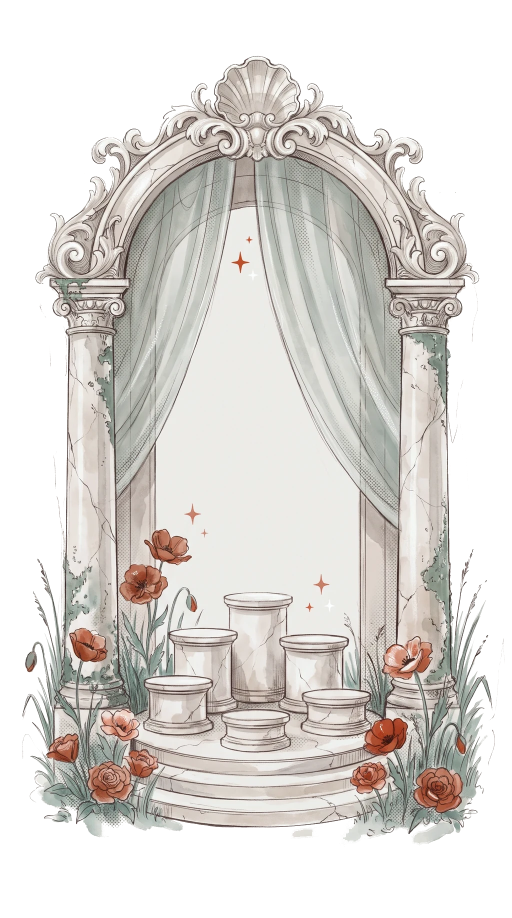
#> input picture assets/art/collection.webp, 1024 x 1835 px (shown at 1/2 size)
$ python key_art.py ../assets/art/collection.webp out.png
#> lines starting #> are read from the running program, lines starting #| are printed output that depends on the picture; after the words box and inside, x2 and y2 are one past the last pixel; in counts of white or black regions, pixels touching at a corner belong together
"""Turn an illustration drawn on plain paper into a transparent WebP layer for the 3D scene.

    python tools/key_art.py input.jpg assets/art/name.webp [--width 1024]
        [--crop x0,y0,x1,y1] [--erase x0,y0,x1,y1 ...] [--seed x,y ...] [--fade-bottom 0.1]

All coordinates are pixels of the original input image.
- The paper colour is sampled from the four corners and re-balanced to the site's paper (#ECEBE8),
  so paper-white areas inside the artwork match the page.
- Only paper connected to the border (or to a --seed point, e.g. the empty middle of a frame)
  becomes transparent, with a soft edge, so white marble and cloud-white fabric stay opaque.
- --erase paints a rectangle with paper first (to remove stray decoration); --crop keeps one part.
Needs Pillow (pip install pillow).
"""
import argparse
from PIL import Image, ImageChops, ImageDraw, ImageFilter

SITE_PAPER = (0xEC, 0xEB, 0xE8)


def corner_paper(im):
    w, h = im.size
    ps = [im.crop(b).resize((1, 1), Image.BOX).getpixel((0, 0)) for b in
          [(0, 0, 40, 40), (w - 40, 0, w, 40), (0, h - 40, 40, h), (w - 40, h - 40, w, h)]]
    return tuple(sum(p[i] for p in ps) // 4 for i in range(3))


def key(src, dst, width=1024, crop=None, erase=(), seeds=(), fade_bottom=0.0, lo=12, hi=40):
#> called with src = '../assets/art/collection.webp', dst = 'out.png', width = 1024, fade_bottom = 0, lo = 12, hi = 40
    im = Image.open(src).convert("RGB")
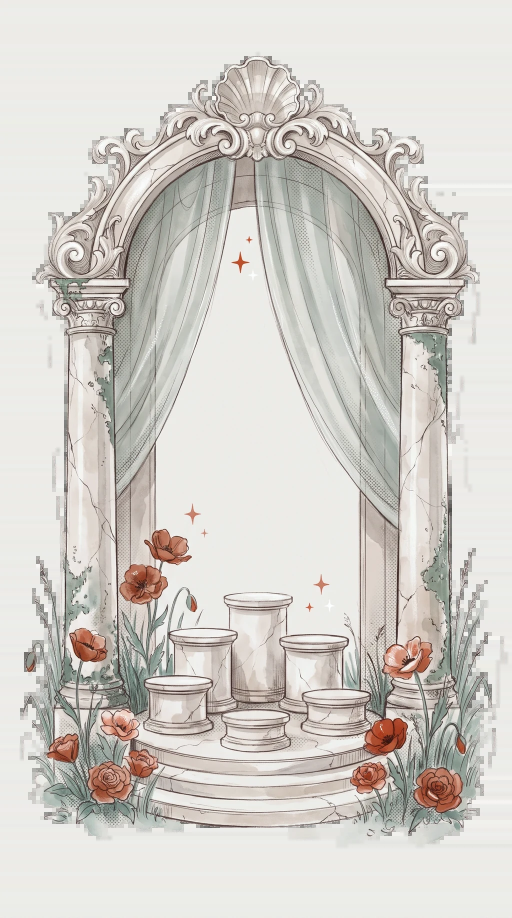
#> im: PIL image 1024x1835 RGB (shown at 1/2 size); mean R, G, B 210.9, 207.3, 201.7
    paper0 = corner_paper(im)
#> in corner_paper, `ps = [im.crop(b).resize((1, 1), Image.BOX).getpixel((0, 0)) for b in [..`: ps = [(237, 236, 232), (236, 236, 232), (235, 236, 232), (235, 236, 232)]
#> paper0 = (235, 236, 232)
    d0 = ImageDraw.Draw(im)
    for box in erase:
        d0.rectangle(box, fill=paper0)
    ox, oy = 0, 0
    if crop:
        im = im.crop(crop); ox, oy = crop[0], crop[1]
    k = width / im.width
#> k = 1
    im = im.resize((width, round(im.height * k)), Image.LANCZOS)
    paper = paper0  # measured on the whole sheet: the corners of a crop may hold artwork
#> paper = (235, 236, 232)
    chans = [c.point(lambda v, g=SITE_PAPER[i] / paper[i]: min(255, int(v * g))) for i, c in enumerate(im.split())]
#> chans = 3 items
    im = Image.merge("RGB", chans)
    r, g, b = ImageChops.difference(im, Image.new("RGB", im.size, SITE_PAPER)).split()
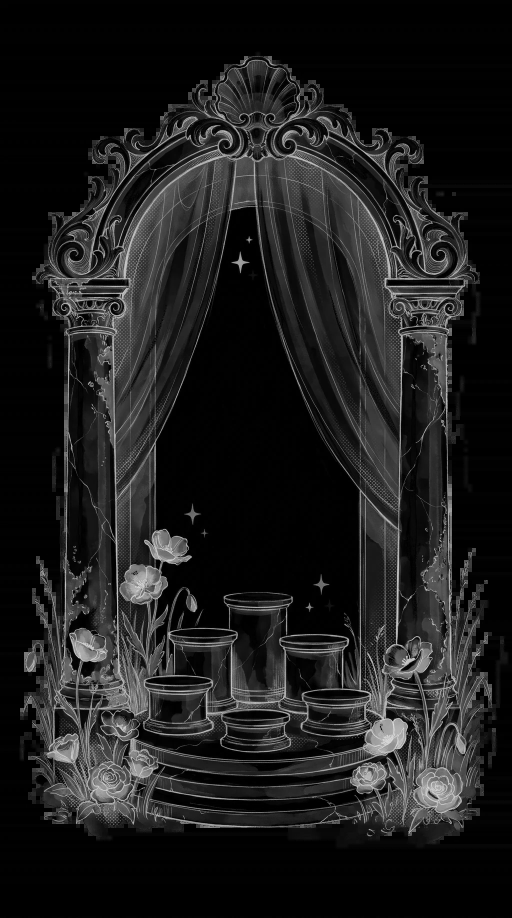
#> g: PIL image 1024x1835 L (shown at 1/2 size); min 0, max 234, mean 29.1
    m = ImageChops.lighter(ImageChops.lighter(r, g), b)
    soft = m.point(lambda v: 0 if v <= lo else 255 if v >= hi else int((v - lo) * 255 / (hi - lo)))
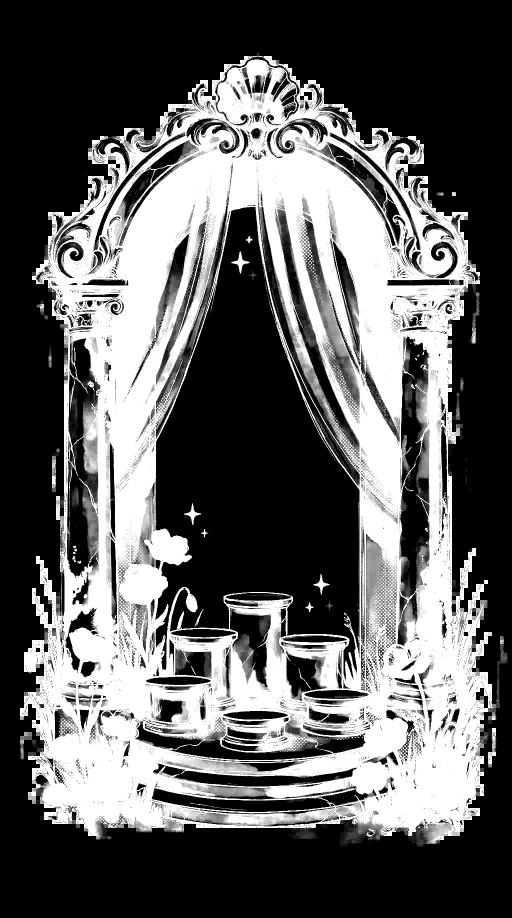
#> soft: PIL image 1024x1835 L (shown at 1/2 size); min 0, max 255, mean 94.6
    # paper = pixels within `tol` of the site paper (tolerant: the paper grain and tone drift across a sheet)
    tol = 12
    flat = m.point(lambda v: 0 if v <= tol else max(1, v))
    filled = flat.copy()
    w, h = filled.size
#> w = 1024; h = 1835
    pts = [(0, 0), (w - 1, 0), (0, h - 1), (w - 1, h - 1), (w // 2, 0), (w // 2, h - 1), (0, h // 2), (w - 1, h // 2)]
    pts += [(round((x - ox) * k), round((y - oy) * k)) for x, y in seeds]
    for pt in pts:
        if 0 <= pt[0] < w and 0 <= pt[1] < h and flat.getpixel(pt) == 0 and filled.getpixel(pt) != 128:
            ImageDraw.floodfill(filled, pt, 128, thresh=0)
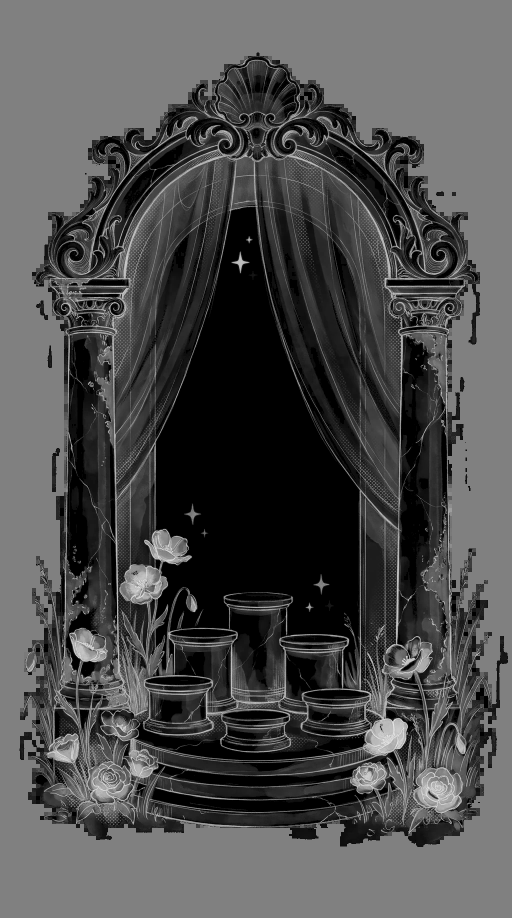
#> filled: PIL image 1024x1835 L (shown at 1/2 size); min 0, max 234, mean 77.4
    reached = filled.point(lambda v: 255 if v == 128 else 0)
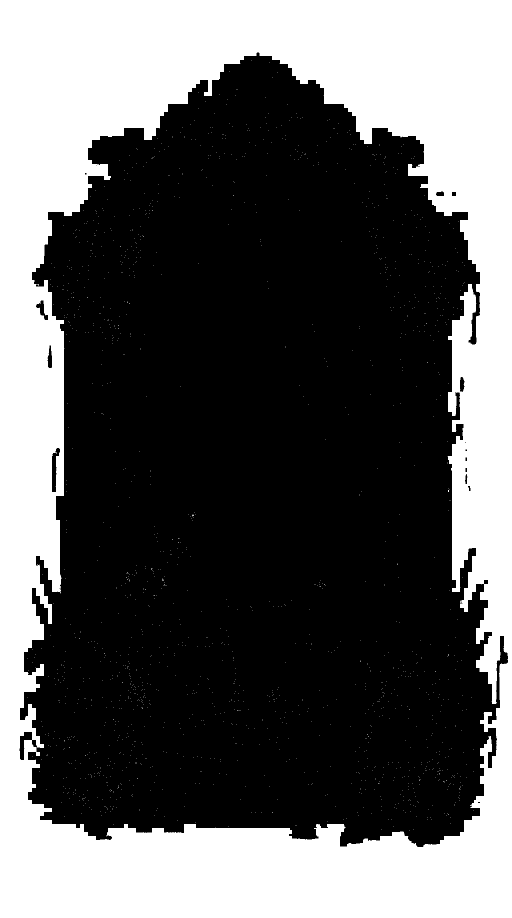
#> reached: PIL image 1024x1835 L (shown at 1/2 size); 36.9% white; 1594 white regions (1593 under 20 px), largest, box (x1, y1, x2, y2) and area: (0, 0, 1024, 1835) 691179
    outside = ImageChops.multiply(reached, flat.point(lambda v: 255 if v == 0 else 0))
#> outside: PIL image 1024x1835 L; 36.8% white; 1 white region, box (x1, y1, x2, y2) and area: (0, 0, 1024, 1835) 691177
    zone = outside.filter(ImageFilter.MaxFilter(7))
#> zone: PIL image 1024x1835 L; 38.3% white; 1 white region, box (x1, y1, x2, y2) and area: (0, 0, 1024, 1835) 720591
    alpha = ImageChops.lighter(ImageChops.multiply(soft, zone), ImageChops.invert(zone))
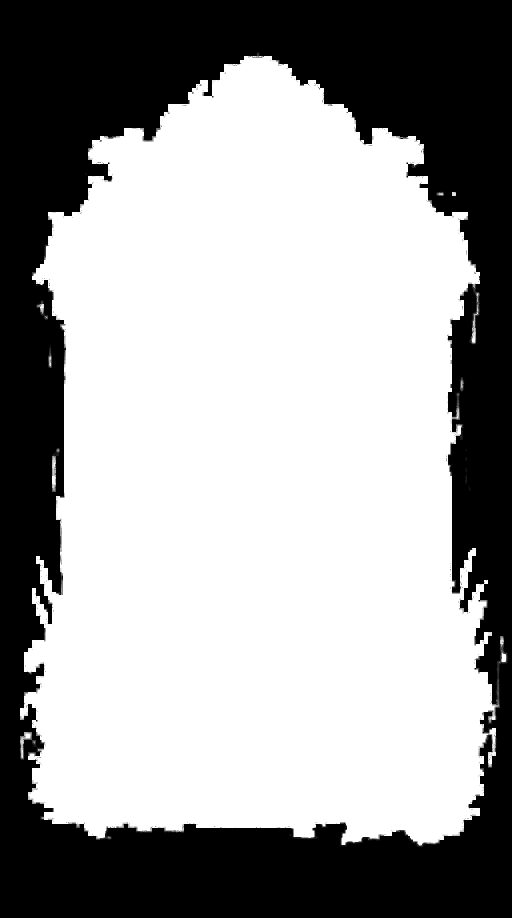
#> alpha: PIL image 1024x1835 L (shown at 1/2 size); min 0, max 255, mean 159.9
    if fade_bottom:
        n = max(1, round(h * fade_bottom))
        ramp = Image.new("L", (w, h), 255)
        ImageDraw.Draw(ramp).rectangle((0, 0, w, h), fill=255)
        for y in range(h - n, h):
            ImageDraw.Draw(ramp).line((0, y, w, y), fill=int(255 * (h - 1 - y) / n))
        alpha = ImageChops.multiply(alpha, ramp)
    im.putalpha(alpha)
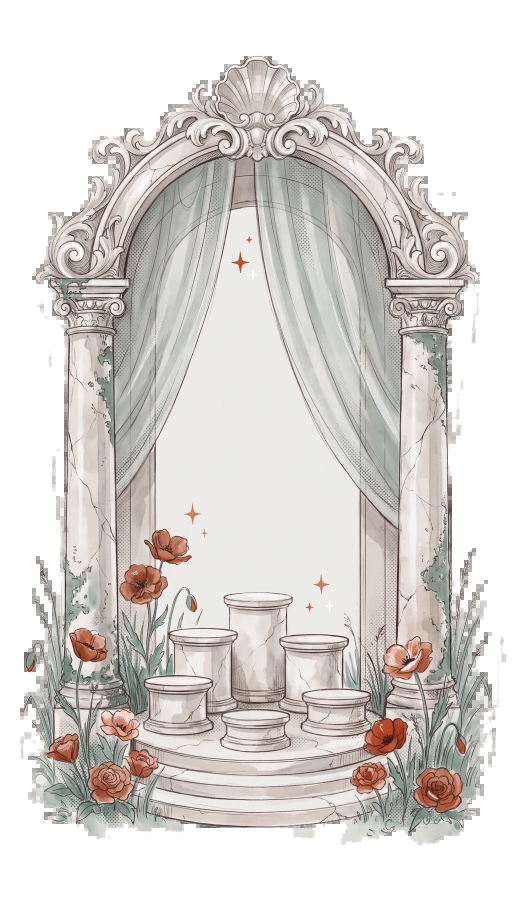
#> im: PIL image 1024x1835 RGBA (shown at 1/2 size); mean R, G, B, A 211.3, 206.2, 201.7, 159.9; transparent parts drawn white
    im.save(dst, "WEBP", quality=88, method=6)
    return paper0


def box(s):
    return tuple(int(float(v)) for v in s.split(","))


if __name__ == "__main__":
    ap = argparse.ArgumentParser()
    ap.add_argument("src"); ap.add_argument("dst")
    ap.add_argument("--width", type=int, default=1024)
    ap.add_argument("--crop", type=box)
    ap.add_argument("--erase", type=box, action="append", default=[])
    ap.add_argument("--seed", type=lambda s: tuple(int(float(v)) for v in s.split(",")), action="append", default=[])
    ap.add_argument("--fade-bottom", type=float, default=0.0)
    a = ap.parse_args()
    print("paper was", key(a.src, a.dst, a.width, a.crop, a.erase, a.seed, a.fade_bottom))

$ run again, on assets/art/el-book.webp
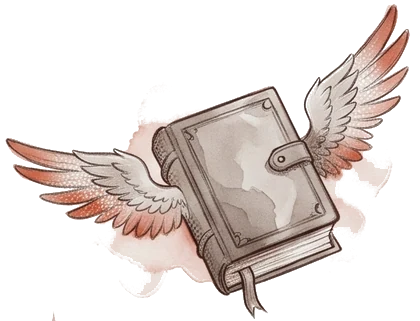
#> input picture assets/art/el-book.webp, 420 x 321 px
#> in key, `im = Image.open(src).convert("RGB")`:
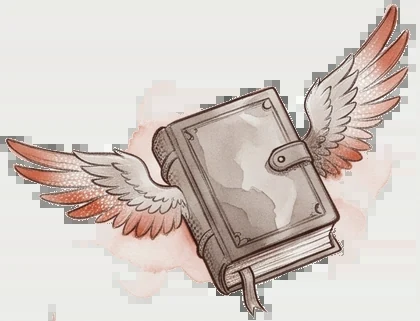
#> im: PIL image 420x321 RGB; mean R, G, B 213, 203.8, 197.9
#> ps = [(236, 236, 232), (197, 175, 167), (235, 236, 233), (236, 238, 234)]
#> paper0 = (226, 221, 216)
#> chans = 3 items
#> in key, `reached = filled.point(lambda v: 255 if v == 128 else 0)`:
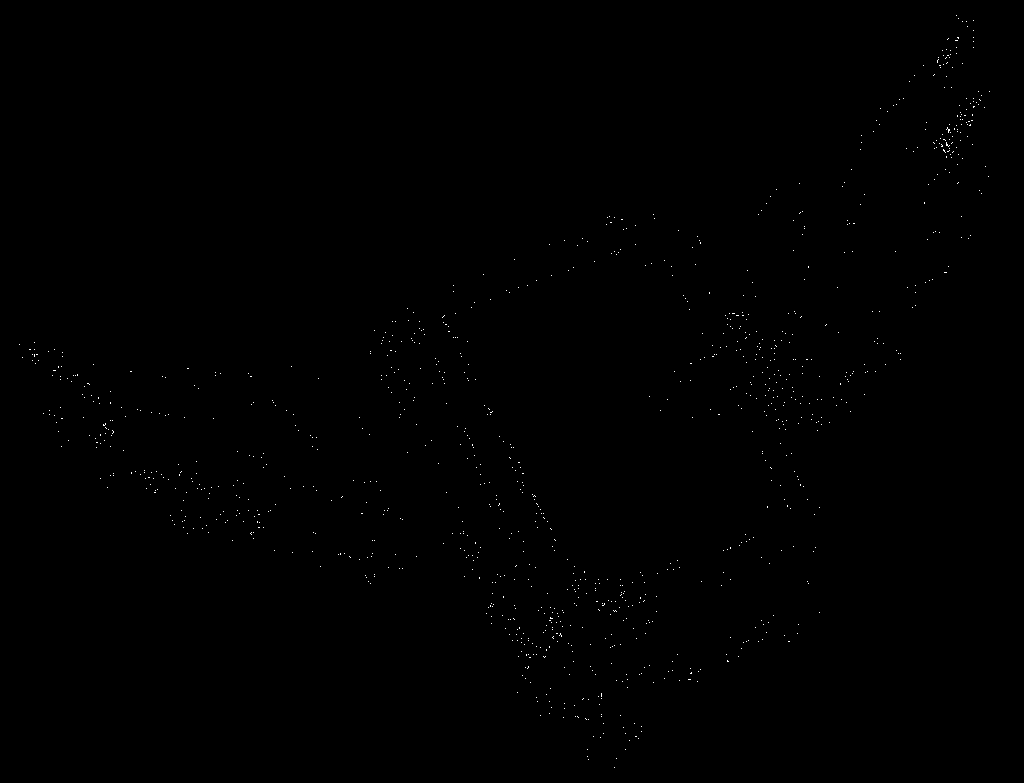
#> reached: PIL image 1024x783 L; 0.16% white in thin lines or dots
#> outside: PIL image 1024x783 L; every value is 0
#> alpha: PIL image 1024x783 L; every value is 255
